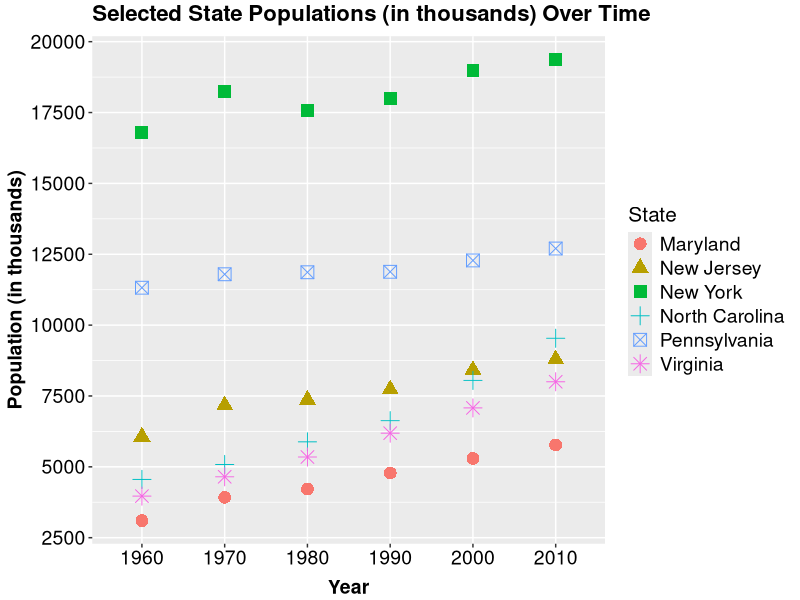

Write the R code that produced this figure.
# This script creates a scatter plot using (a subset of) 'census_data.csv'.

# A description of 'census_data.csv' can be found in 'census_data_scrape_and_process.R'.
# To avoid an overwhelming plot, I will be using a subset of 'census_data.csv' consisting of
# all observations for 6 states (North Carolina, Maryland, New Jersey, Pennsylvania, Virginia, 
# and New York).

# Load packages.
library(data.table)
library(reshape2)
library(ggplot2)

# Load data.
census_data = data.table(read.csv('census_data.csv', 
                                  header = T, 
                                  stringsAsFactors = F, 
                                  check.names = F))

#####
# SUBSET/PROCESS DATA.

  # Remove unneeded column.
  census_data$`Area (sq. miles)` = NULL

  # Specify states of interest.
  states = c('North Carolina', 'Maryland', 'New Jersey', 'Pennsylvania', 
             'Virginia', 'New York')
  
  # Create data subset (specified above).
  census_subset = census_data[Name %in% states]
  
  # Divided population values by 1000 for easier graph viewing.
  census_subset$`1960` = census_subset$`1960` / 1000
  census_subset$`1970` = census_subset$`1970` / 1000
  census_subset$`1980` = census_subset$`1980` / 1000
  census_subset$`1990` = census_subset$`1990` / 1000
  census_subset$`2000` = census_subset$`2000` / 1000
  census_subset$`2010` = census_subset$`2010` / 1000
  
  # Melt 'census_subset' to allow creation of scatter plot.
  census_subset = melt(census_subset, 
                       id = 'Name')
  
  # Change column names of 'census_subset'.
  setnames(census_subset, 
           names(census_subset), 
           c('State', 'Year', 'Population'))

#####  
# Plot data.
ggplot(data = census_subset, 
       aes(x = Year, 
           y = Population, 
           color = State, 
           shape = State)) +
  geom_point(size = 4) +
  scale_y_continuous(breaks = seq(2500, 20000, by = 2500)) +
  theme(axis.text.x = element_text(color = 'black', 
                                   size = 14), 
        axis.text.y = element_text(color = 'black', 
                                   size = 14), 
        axis.title.x = element_text(face = 'bold', 
                                    size = 14, 
                                    vjust = -0.25), 
        axis.title.y = element_text(face = 'bold', 
                                    size = 14, 
                                    vjust = 1), 
        plot.title = element_text(face = 'bold',
                                  size = 16, 
                                  vjust = 1.5), 
        legend.title = element_text(size = 15), 
        legend.text = element_text(size = 14)) +
  ggtitle('Selected State Populations (in thousands) Over Time') +
  xlab('Year') +
  ylab('Population (in thousands)')
